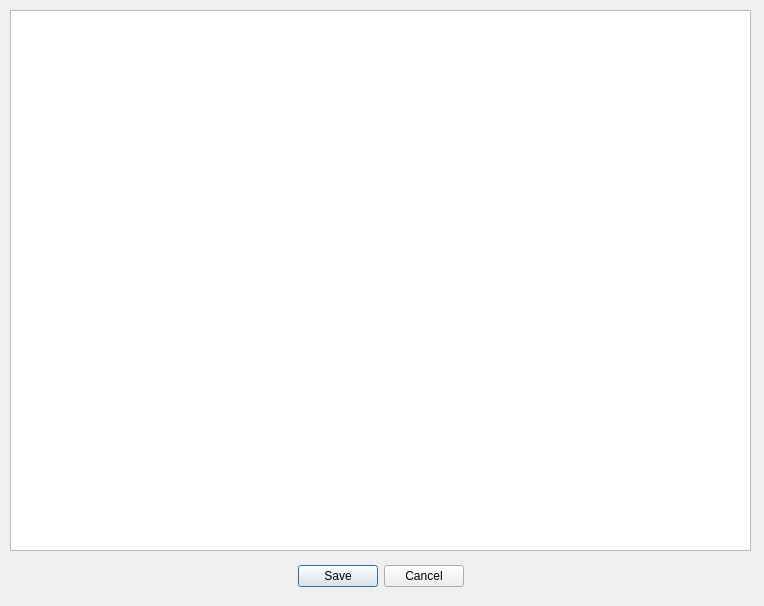
<?xml version="1.0" encoding="UTF-8"?>
<ui version="4.0">
 <class>EditDialog</class>
 <widget class="QDialog" name="EditDialog">
  <property name="geometry">
   <rect>
    <x>0</x>
    <y>0</y>
    <width>764</width>
    <height>606</height>
   </rect>
  </property>
  <property name="sizePolicy">
   <sizepolicy hsizetype="Expanding" vsizetype="Expanding">
    <horstretch>0</horstretch>
    <verstretch>0</verstretch>
   </sizepolicy>
  </property>
  <property name="minimumSize">
   <size>
    <width>764</width>
    <height>606</height>
   </size>
  </property>
  <property name="maximumSize">
   <size>
    <width>764</width>
    <height>606</height>
   </size>
  </property>
  <property name="windowTitle">
   <string>Dialog</string>
  </property>
  <widget class="QDialogButtonBox" name="buttonBox">
   <property name="geometry">
    <rect>
     <x>10</x>
     <y>560</y>
     <width>741</width>
     <height>32</height>
    </rect>
   </property>
   <property name="sizePolicy">
    <sizepolicy hsizetype="Expanding" vsizetype="Expanding">
     <horstretch>0</horstretch>
     <verstretch>0</verstretch>
    </sizepolicy>
   </property>
   <property name="locale">
    <locale language="Russian" country="Russia"/>
   </property>
   <property name="orientation">
    <enum>Qt::Horizontal</enum>
   </property>
   <property name="standardButtons">
    <set>QDialogButtonBox::Cancel|QDialogButtonBox::Save</set>
   </property>
   <property name="centerButtons">
    <bool>true</bool>
   </property>
  </widget>
  <widget class="QTableWidget" name="table">
   <property name="geometry">
    <rect>
     <x>10</x>
     <y>10</y>
     <width>741</width>
     <height>541</height>
    </rect>
   </property>
   <property name="sizePolicy">
    <sizepolicy hsizetype="Maximum" vsizetype="Maximum">
     <horstretch>0</horstretch>
     <verstretch>0</verstretch>
    </sizepolicy>
   </property>
   <attribute name="horizontalHeaderCascadingSectionResizes">
    <bool>false</bool>
   </attribute>
   <attribute name="horizontalHeaderDefaultSectionSize">
    <number>100</number>
   </attribute>
  </widget>
 </widget>
 <resources/>
 <connections>
  <connection>
   <sender>buttonBox</sender>
   <signal>accepted()</signal>
   <receiver>EditDialog</receiver>
   <slot>accept()</slot>
   <hints>
    <hint type="sourcelabel">
     <x>248</x>
     <y>254</y>
    </hint>
    <hint type="destinationlabel">
     <x>157</x>
     <y>274</y>
    </hint>
   </hints>
  </connection>
  <connection>
   <sender>buttonBox</sender>
   <signal>rejected()</signal>
   <receiver>EditDialog</receiver>
   <slot>reject()</slot>
   <hints>
    <hint type="sourcelabel">
     <x>316</x>
     <y>260</y>
    </hint>
    <hint type="destinationlabel">
     <x>286</x>
     <y>274</y>
    </hint>
   </hints>
  </connection>
 </connections>
</ui>
